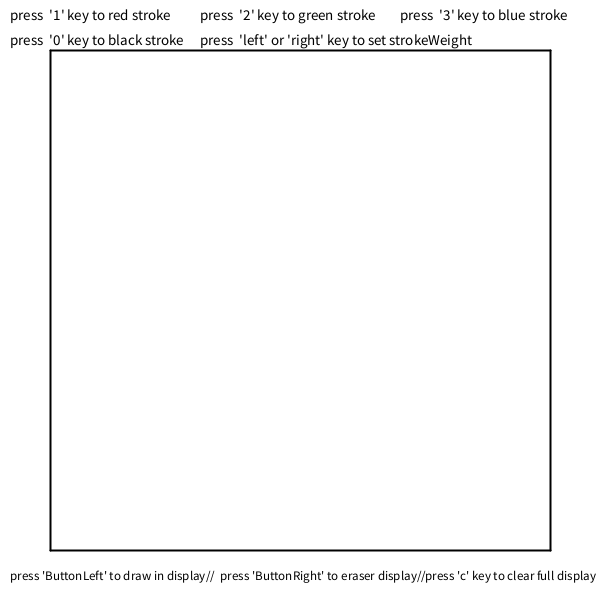
Frame 1 (no input)
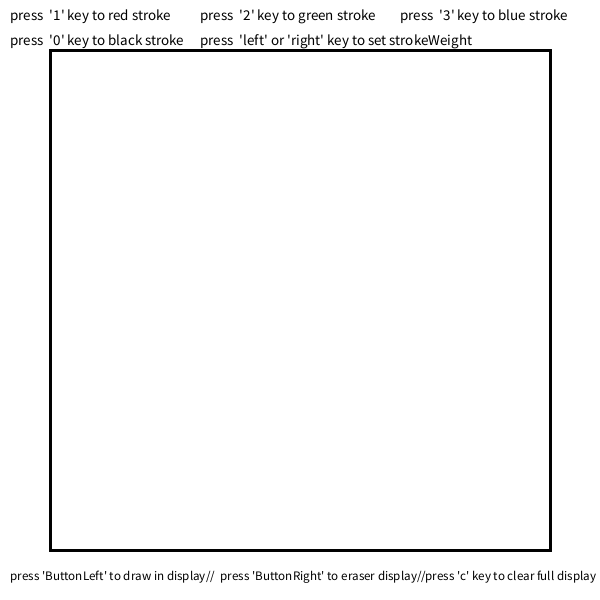
Frame 60 (the mouse pressed at the canvas centre just before this capture)
Frame 120 (the mouse held since frame 60 and released just before this capture): identical to frame 60, image omitted

The Processing sketch that drew these frames (run headless with seeded random() and noise(); from frame 60 on, the mouse is pressed at the canvas centre):

// Processing sketch: codigoPaintDaniel
// ── codigoPaintDaniel.pde
void fundo(){
strokeWeight(2);
  line(50, 50, 50, 550);
  line(50, 50, 550, 50);
  line(550, 550, 550, 50);
  line(50, 550, 550, 550);
  }
  void eraser(){
    noStroke();
    ellipse(mouseX, mouseY, 50,50);
  }
void strokes(int s) {
  strokeWeight(s);
}
int s= 1;
void setup() {
  size(600, 600);
  background(255);
  fill(0);
  textSize(13);
  text("press 'ButtonLeft' to draw in display//", 10, 580);
  textSize(13);
  text("press 'ButtonRight' to eraser display//", 220, 580);
  textSize(13);
  text("press 'c' key to clear full display", 425, 580);
  textSize(15);
  text("press  '1' key to red stroke", 10, 20);
  textSize(15);
  text("press  '2' key to green stroke", 200, 20);
  textSize(15);
  text("press  '3' key to blue stroke", 400, 20);
  textSize(15);
  text("press  '0' key to black stroke", 10, 45);
  textSize(15);
  text("press  'left' or 'right' key to set strokeWeight", 200, 45);
}
void draw() {
  
  fundo();
  strokes(s);
  if (mouseX>50 && mouseX<550 && mouseY>50 && mouseY <550) {
    if (mousePressed && mouseButton==LEFT) {
      line(mouseX, mouseY, pmouseX, pmouseY);
    }
    if (mousePressed && mouseButton==RIGHT) {
        fill(255);
        eraser();
    }
    if (keyPressed && key=='c') {
      background(255);
      textSize(30);
      text("press 'c' key to clear full display", 50, 575);
      textSize(15);
      text("press  '1' key to red stroke", 10, 20);
      textSize(15);
      text("press  '2' key to green stroke", 200, 20);
      textSize(15);
      text("press  '3' key to blue stroke", 400, 20);
      textSize(15);
      text("press  '0' key to black stroke", 10, 45);
      textSize(15);
      text("press  'left' or 'right' key to set strokeWeight", 200, 45);
    }
  }
  if (keyPressed && key=='1') {
    stroke(255, 0, 0);
  }
  if (keyPressed && key=='2') {
    stroke(0, 255, 0);
  }
  if (keyPressed && key=='3') {
    stroke(0, 0, 255);
  }
  if (key == '0') {
    stroke(0);
  }
  if (keyPressed && keyCode==RIGHT) {
    s++;
  }
  if (keyPressed && keyCode==LEFT) {
    s--;
  }
  if (s<1) {
    s=1;
  }
}
